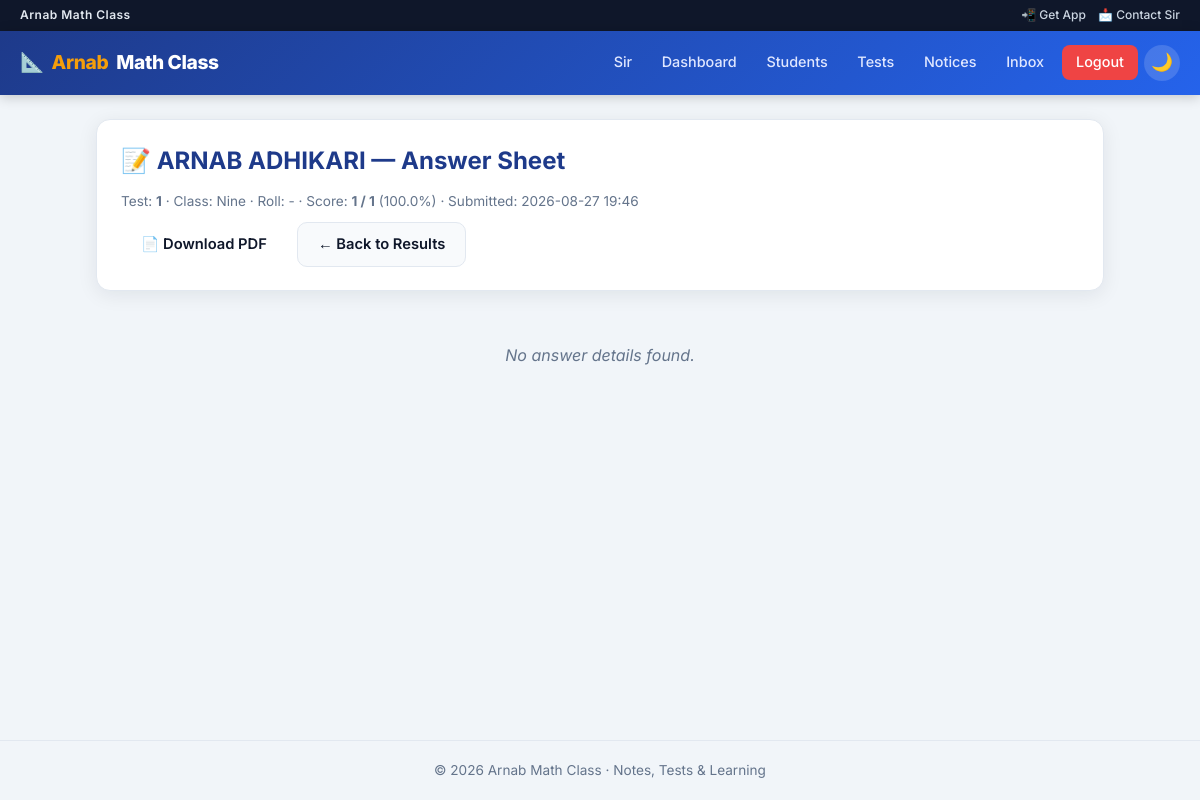
/teacher/tests/1/result/1 (signed in), run on the app's committed database.
### tables this page shows
CREATE TABLE students (
            id INTEGER PRIMARY KEY AUTOINCREMENT,
            name TEXT NOT NULL,
            class_name TEXT NOT NULL,
            roll TEXT,
            email TEXT UNIQUE NOT NULL,
            password_hash TEXT NOT NULL,
            is_verified INTEGER DEFAULT 0,
            registered_at TEXT NOT NULL
        , mobile TEXT, admitted_by_teacher INTEGER DEFAULT 0, is_blocked INTEGER DEFAULT 0, notes_internal TEXT);

CREATE TABLE tests (
            id INTEGER PRIMARY KEY AUTOINCREMENT,
            title TEXT NOT NULL,
            subject TEXT,
            class_name TEXT,
            duration_minutes INTEGER NOT NULL,
            is_active INTEGER DEFAULT 1,
            created_at TEXT NOT NULL
        );

CREATE TABLE results (
            id INTEGER PRIMARY KEY AUTOINCREMENT,
            test_id INTEGER NOT NULL,
            student_id INTEGER NOT NULL,
            score INTEGER NOT NULL,
            total_marks INTEGER NOT NULL,
            submitted_at TEXT NOT NULL,
            FOREIGN KEY (test_id) REFERENCES tests(id) ON DELETE CASCADE,
            FOREIGN KEY (student_id) REFERENCES students(id) ON DELETE CASCADE
        );

### app.py (the view)
@app.route("/teacher/tests/<int:test_id>/result/<int:result_id>")
@teacher_login_required
def teacher_student_result(test_id, result_id):
    with get_db() as conn:
        test = conn.execute("SELECT * FROM tests WHERE id=?", (test_id,)).fetchone()
        result = conn.execute("SELECT * FROM results WHERE id=? AND test_id=?", (result_id, test_id)).fetchone()
        if test is None or result is None:
            abort(404)
        student = conn.execute("SELECT * FROM students WHERE id=?", (result["student_id"],)).fetchone()
        answers = conn.execute(
            """SELECT a.*, q.question_text, q.option_a, q.option_b, q.option_c, q.option_d,
                      q.correct_option, q.marks
               FROM answers a JOIN questions q ON q.id = a.question_id
               WHERE a.result_id=? ORDER BY q.id""",
            (result_id,)
        ).fetchall()
    pct = percentage(result["score"], result["total_marks"])
    return render_template(
        "teacher_student_result.html",
        test=test, student=student, result=result, answers=answers, pct=pct
    )

### app.py (called while the page is built, shortened)
def get_db():
    conn = sqlite3.connect(DB_PATH)
    conn.row_factory = sqlite3.Row
    conn.execute("PRAGMA foreign_keys = ON")
    return conn

def percentage(score, total):
    if total <= 0:
        return 0
    return round((score / total) * 100, 1)

def get_csrf_token():
    token = session.get("_csrf_token")
    if not token:
        token = secrets.token_urlsafe(32)
        session["_csrf_token"] = token
    return token

@app.before_request
def enforce_https():
    if FORCE_HTTPS and not DEBUG_MODE and not request.is_secure and not _is_local_host():
        return redirect(request.url.replace("http://", "https://", 1), code=301)

@app.before_request
def csrf_protect():
    if request.method not in ("POST", "PUT", "PATCH", "DELETE"):
        return None

@app.after_request
def add_security_headers(resp):
    resp.headers.setdefault("X-Content-Type-Options", "nosniff")
    resp.headers.setdefault("X-Frame-Options", "SAMEORIGIN")
    resp.headers.setdefault("Referrer-Policy", "strict-origin-when-cross-origin")
    resp.headers.setdefault("Permissions-Policy", "camera=(), microphone=(), geolocation=()")
    if FORCE_HTTPS and request.is_secure:
        resp.headers.setdefault("Strict-Transport-Security", "max-age=31536000")
    return resp

@app.before_request
def validate_student_session():
    sid = session.get("student_id")
    if not sid or request.endpoint in (None, "static", "manifest", "service_worker"):
        return None

def teacher_login_required(f):
    @wraps(f)
    def decorated(*args, **kwargs):
        if not session.get("is_teacher"):
            flash("Teacher login is required.", "error")
            return redirect(url_for("teacher_login"))
        return f(*args, **kwargs)
    return decorated

@app.context_processor
def inject_notifications():
    data = {"unread_notif_count": 0, "student_notifications": []}
    sid = session.get("student_id")
    if not sid:
        return data

### templates/teacher_student_result.html (shortened to what this page needs)
{% extends "base.html" %}
{% block content %}
<div class="card">
  <h2>📝 {{ student.name }} — Answer Sheet</h2>
  <p class="helper-text">
    Test: <strong>{{ test.title }}</strong> · Class: {{ student.class_name }} ·
    Roll: {{ student.roll or '-' }} · Score: <strong>{{ result.score }} / {{ result.total_marks }}</strong>
    ({{ pct }}%) · Submitted: {{ result.submitted_at[:16].replace('T',' ') }}
  </p>
  <div style="display:flex; gap:10px; flex-wrap:wrap; margin-top:10px;">
    <a class="btn" href="{{ url_for('download_student_result_pdf', test_id=test.id, result_id=result.id) }}">📄 Download PDF</a>
    <a class="btn btn-secondary" href="{{ url_for('test_results_view', test_id=test.id) }}">← Back to Results</a>
  </div>
</div>
{% if answers %}
<div class="card">
  <h3>Student's Selected Options</h3>
  {% for a in answers %}
  <div class="q-card {{ 'correct' if a.is_correct else 'wrong' }}" style="margin-bottom:14px;">
    <div style="font-weight:700; margin-bottom:.5rem; font-family: 'Noto Sans Bengali', Inter, sans-serif;">
      Q{{ loop.index }}. {{ a.question_text }}
      {% if a.is_correct %}
        <span class="badge badge-success">Correct</span>
      {% else %}
        <span class="badge badge-danger">Incorrect</span>
      {% endif %}
      <span class="badge badge-info">{{ a.marks }} mark{{ 's' if a.marks != 1 else '' }}</span>
    </div>
    {% for opt, letter in [('option_a','A'),('option_b','B'),('option_c','C'),('option_d','D')] %}
    <div class="option-label" style="cursor:default; font-family: 'Noto Sans Bengali', Inter, sans-serif;
      {% if letter == a.correct_option %}background:rgba(5,150,105,.15);font-weight:600;{% endif %}
      {% if letter == a.selected_option and not a.is_correct %}background:rgba(220,38,38,.12);{% endif %}
      {% if letter == a.selected_option and a.is_correct %}background:rgba(5,150,105,.2);{% endif %}
    ">
      <span>
        <strong>{{ letter }}.</strong> {{ a[opt] }}
        {% if letter == a.correct_option %} ✓ Correct{% endif %}
        {% if letter == a.selected_option %}
          <strong style="color:var(--primary);"> ← Student's choice</strong>
        {% endif %}
      </span>
    </div>
    {% endfor %}
    {% if not a.selected_option %}
      <p class="helper-text" style="color:var(--danger);">Student did not answer this question.</p>
    {% endif %}
  </div>
  {% endfor %}
</div>
{% else %}
<div class="empty-state">No answer details found.</div>
{% endif %}
{% endblock %}

### templates/base.html (style rules this page uses)
:root, [data-theme="light"] { --bg: #f1f5f9; --surface: #ffffff; --surface2: #f8fafc; --text: #0f172a; --text-muted: #64748b; --primary: #1e3a8a; --primary-hover: #1e40af; --accent: #f59e0b; --success: #059669; --danger: #dc2626; --border: #e2e8f0; --shadow: 0 4px 20px rgba(15,23,42,0.08); --radius: 14px; --nav-h: 64px; }
* { margin:0; padding:0; box-sizing:border-box; }
html { scroll-behavior: smooth; }
body { font-family: 'Inter', 'Noto Sans Bengali', system-ui, sans-serif; background: var(--bg); color: var(--text); min-height: 100vh; display: flex; flex-direction: column; line-height: 1.55; transition: background .25s, color .25s; }
a { color: inherit; text-decoration: none; }
.card { background: var(--surface); border-radius: var(--radius); padding: 1.4rem 1.5rem; box-shadow: var(--shadow); border: 1px solid var(--border); margin-bottom: 1.1rem; transition: box-shadow .2s; }
.card h2, .card h3 { color: var(--primary); margin-bottom: .75rem; }
.btn { display: inline-flex; align-items: center; gap: .4rem; padding: .65rem 1.25rem; border: none; border-radius: 10px; font-weight: 600; font-size: .92rem; cursor: pointer; transition: transform .12s, background .15s, box-shadow .15s; }
.btn-secondary { background: var(--surface2); color: var(--text); border: 1.5px solid var(--border); }
.empty-state { text-align: center; padding: 2.2rem 1rem; color: var(--text-muted); font-style: italic; }
.helper-text { font-size: .85rem; color: var(--text-muted); line-height: 1.5; }

### data on the page
students: name "ARNAB ADHIKARI", class_name "Nine", roll "-"
tests: title "1"
results: score "1", total_marks "1", submitted_at "2026-08-27 19:46"

### other printed values
{{ pct }} "100.0"
